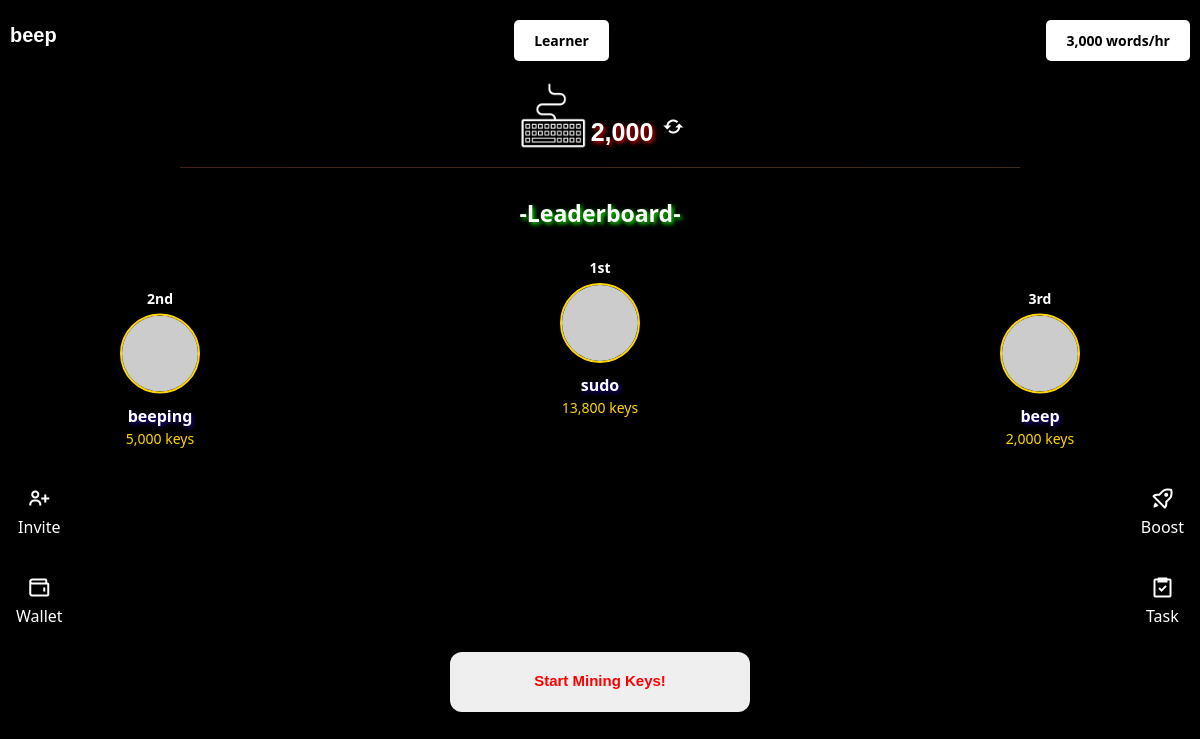
The page / (signed in) on the database as committed earlier.
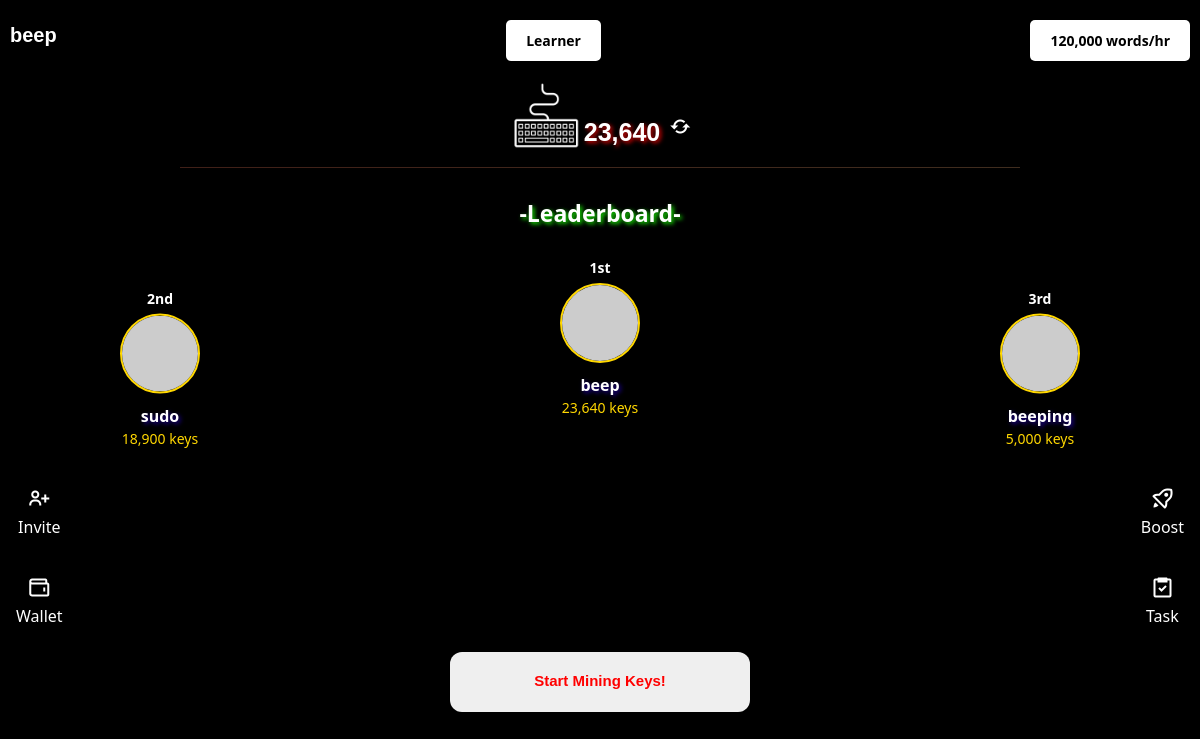
The same page on the database as committed later.
### Cgame/models.py (models this page shows, shortened)
class CustomUser(AbstractBaseUser, PermissionsMixin):
    username = models.CharField(max_length=150, unique=True)
    email = models.EmailField(unique=True)
    is_active = models.BooleanField(default=True)
    is_admin = models.BooleanField(default=False)
    is_superuser = models.BooleanField(default=False)
    is_staff = models.BooleanField(default=False)
    USERNAME_FIELD = 'email'
    REQUIRED_FIELDS = ['username']  # Fields required for creating a superuser
    objects = CustomUserManager()
    def __str__(self):
        return self.username

class Mining(models.Model):
    user = models.OneToOneField('CustomUser', on_delete=models.CASCADE, related_name="mining")
    speed = models.PositiveIntegerField(default=3000, blank=True, null=True)  # Default mining speed

class Counter(models.Model):
    user = models.OneToOneField('CustomUser', on_delete=models.CASCADE, related_name="counter")
    value = models.PositiveBigIntegerField(default=0)

### Cgame/views.py (the view)
# urls.py: path('',views.home, name='home'),
@login_required
def home(request):
    mining_speed = request.user.mining.speed
    counter = request.user.counter
    user_balance = request.user.counter.value
    level = "Learner"
    if user_balance > 15000000:
        level = "newbie"
    if user_balance >= 24000000 :
        level = "Amature"
    if user_balance >= 100000000:
        level = "Pro"
    if user_balance >= 500000000:
        level = "Elite"
    players = Counter.objects.all().order_by('-value')[:3]  # Get top 10
    leaderboard = []
    if len(players) > 0:
        leaderboard.append({
            'rank': 1,
            'username': players[0].user.username,
            'balance': players[0].value
        })
    if len(players) > 1:
        leaderboard.append({
            'rank': 2,
            'username': players[1].user.username,
            'balance': players[1].value
        })
    if len(players) > 2:
        leaderboard.append({
            'rank': 3,
            'username': players[2].user.username,
            'balance': players[2].value
        })
    return render(request, 'pain.html', {'counter': counter,'mining_speed': mining_speed, 'level':level, 'leaderboard': leaderboard})

### Cgame/templates/pain.html (shortened to what this page needs)
{% load static %}
{% load humanize %}
<!DOCTYPE html>
<html lang="en">
<head>
    <link href="{% static 'css/bootstrap.min.css' %}" rel="stylesheet">
    <link rel="stylesheet" href="{% static 'css/boxicons.min.css' %}">
    <link rel="stylesheet" href="{% static 'css/pain.css' %}">
    <link rel="stylesheet" href="{% static 'css/popup.css' %}">
</head>
<body>
    <div class="app-container" id="app">
        <div class="top-row">
            <span class="username" style="font-family: arial;">{{request.user}}</span>
            <button class="top-button-2">{{level}}</button>
            <button class="top-button">{{request.user.mining.speed | intcomma}} words/hr</i></button>
        </div>
            <div class="counter-container">
              <img src="{% static 'images/header.png'%}" width="100" height="100" alt="Key Image">
              <span id="counter-value" class="balance">{{ counter.value | intcomma}}  </span>
              <button id="refresh-balance" class="refresh"></button>
            </div>
    <p class="leaderboard-text">-Leaderboard-</p>
    <div class="leaderboard-container">
        <div class="participant first-place" style="left: 50%;">
            <div class="rank">1st</div>
            <img src="https://via.placeholder.com/80" alt="First Place">
            <div class="name">{{ leaderboard.0.username }}</div>
            <div class="score">{{ leaderboard.0.balance|intcomma }} keys</div>
        </div>
        <div class="participant second-place">
            <div class="rank">2nd</div>
            <img src="https://via.placeholder.com/80" alt="Second Place">
            <div class="name">{{ leaderboard.1.username }}</div>
            <div class="score">{{ leaderboard.1.balance|intcomma }} keys</div>
        </div>
        <div class="participant third-place">
            <div class="rank">3rd</div>
            <img src="https://via.placeholder.com/80" alt="Third Place">
            <div class="name">{{ leaderboard.2.username }}</div>
            <div class="score">{{ leaderboard.2.balance|intcomma }} keys</div>
        </div>
    </div>
        <div class="avatar-lists">
            <div class="avatar-list avatar-list-left">
                <button>
                    <a href="#"><i class="bx bx-user-plus"></i></a>
                    <span>Invite</span>
                </button>
                <button>
                    <a href="wallet" class='ajax-link'><i class="bx bx-wallet"></i></a>
                    <span>Wallet</span>
                </button>
            </div>
            <div class="avatar-list avatar-list-right">
                <button>
                    <a href="boost/"><i class="bx bx-rocket"></i></a>
                    <span>Boost</span>
                </button>
                <button>
                    <a href="task"><i class="bx bx-task"></i></a>
                    <span>Task</span>
                </button>
            </div>
        </div>
         <div class="typing-box">
            <form id="counter-form" method="post" action="{% url 'increment_counter' %}">
                <button id="mine-btn-js" class="mine-btn">Start Mining Keys!</button>
            </form>
        </div>
    </div>
</body>
</html>

Rows that differ between the two databases and show on the page:
changed CustomUser "beep": user.mining.speed "3,000" → "120,000"
changed Counter: value "2,000" → "23,640"
Other text that changed with them:
{{ leaderboard.0.username }}: "sudo" → "beep"
{{ leaderboard.0.balance|intcomma }}: "13,800" → "23,640"
{{ leaderboard.1.username }}: "beeping" → "sudo"
{{ leaderboard.1.balance|intcomma }}: "5,000" → "18,900"
{{ leaderboard.2.username }}: "beep" → "beeping"
{{ leaderboard.2.balance|intcomma }}: "2,000" → "5,000"
